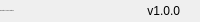
              <widget class="QFrame" name="bottomBar">
               <property name="minimumSize">
                <size>
                 <width>0</width>
                 <height>22</height>
                </size>
               </property>
               <property name="maximumSize">
                <size>
                 <width>16777215</width>
                 <height>22</height>
                </size>
               </property>
               <property name="frameShape">
                <enum>QFrame::NoFrame</enum>
               </property>
               <property name="frameShadow">
                <enum>QFrame::Raised</enum>
               </property>
               <layout class="QHBoxLayout" name="horizontalLayout_5">
                <property name="spacing">
                 <number>0</number>
                </property>
                <property name="leftMargin">
                 <number>0</number>
                </property>
                <property name="topMargin">
                 <number>0</number>
                </property>
                <property name="rightMargin">
                 <number>0</number>
                </property>
                <property name="bottomMargin">
                 <number>0</number>
                </property>
                <item>
                 <widget class="QLabel" name="creditsLabel">
                  <property name="maximumSize">
                   <size>
                    <width>16777215</width>
                    <height>22</height>
                   </size>
                  </property>
                  <property name="font">
                   <font>
                    <family>Segoe UI</family>
                    <pointsize>-1</pointsize>
                    <italic>false</italic>
                    <bold>false</bold>
                   </font>
                  </property>
                  <property name="text">
                   <string>Copyright by Accmov Health Inc.</string>
                  </property>
                  <property name="alignment">
                   <set>Qt::AlignLeading|Qt::AlignLeft|Qt::AlignVCenter</set>
                  </property>
                 </widget>
                </item>
                <item>
                 <widget class="QLabel" name="version">
                  <property name="text">
                   <string>v1.0.0</string>
                  </property>
                  <property name="alignment">
                   <set>Qt::AlignRight|Qt::AlignTrailing|Qt::AlignVCenter</set>
                  </property>
                 </widget>
                </item>
                <item>
                 <widget class="QFrame" name="frame_size_grip">
                  <property name="minimumSize">
                   <size>
                    <width>20</width>
                    <height>0</height>
                   </size>
                  </property>
                  <property name="maximumSize">
                   <size>
                    <width>20</width>
                    <height>16777215</height>
                   </size>
                  </property>
                  <property name="frameShape">
                   <enum>QFrame::NoFrame</enum>
                  </property>
                  <property name="frameShadow">
                   <enum>QFrame::Raised</enum>
                  </property>
                 </widget>
                </item>
               </layout>
              </widget>
